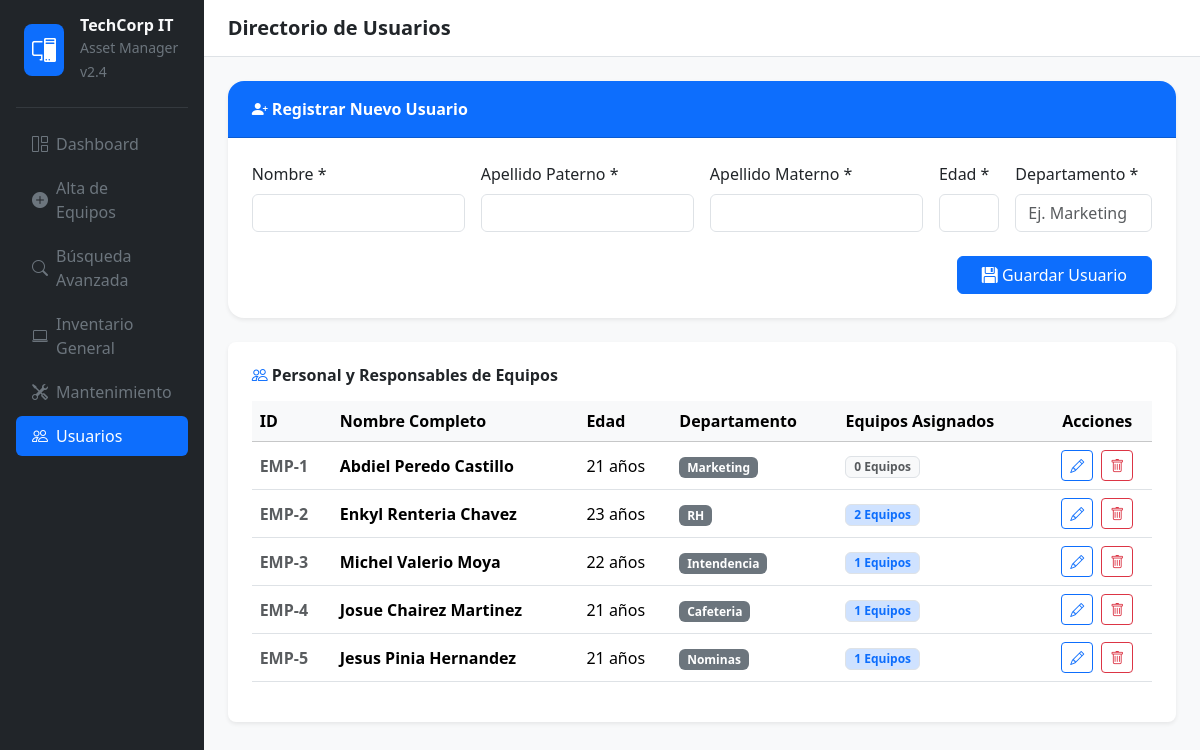
Before: /usuarios with the older database file.
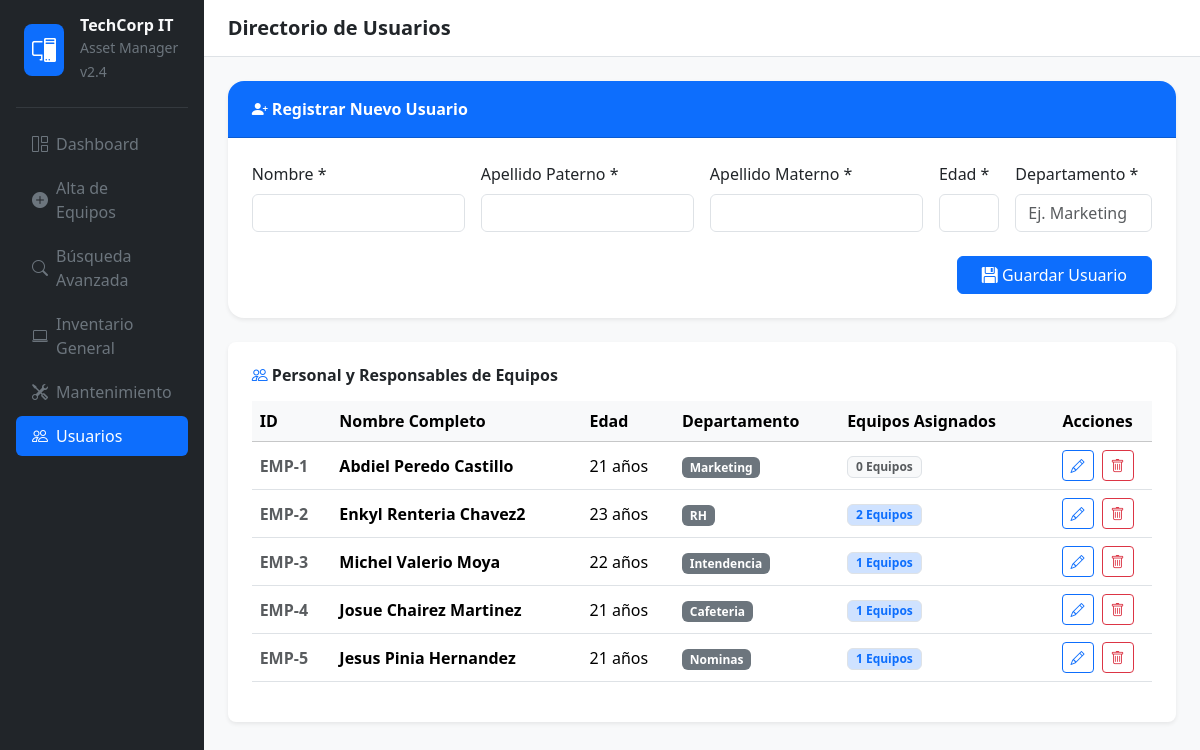
After: the same page with the newer database file.
### tables this page shows
CREATE TABLE "Usuario" (
	"id_usuario"	INTEGER NOT NULL,
	"nombre"	TEXT NOT NULL,
	"apellido_paterno"	TEXT NOT NULL,
	"apellido_materno"	TEXT NOT NULL,
	"edad"	INTEGER NOT NULL,
	"departamento"	TEXT NOT NULL,
	PRIMARY KEY("id_usuario")
);

### app.py (the view)
@app.route('/usuarios')
@app.route('/usuarios/editar/<int:id_usuario>')
def usuarios(id_usuario=None):
    conn = get_db_connection()
    lista_usuarios = conn.execute('''
        SELECT u.*, COUNT(s.id_stock) as total_equipos
        FROM Usuario u
        LEFT JOIN Stock s ON u.id_usuario = s.id_usuario
        GROUP BY u.id_usuario
    ''').fetchall()
    usuario_edit = None
    if id_usuario:
        usuario_edit = conn.execute('SELECT * FROM Usuario WHERE id_usuario = ?', (id_usuario,)).fetchone()
    conn.close()
    return render_template('usuarios.html', usuarios=lista_usuarios, usuario_edit=usuario_edit, active_page='usuarios')

### app.py (called while the page is built)
def get_db_connection():
    conn = sqlite3.connect(DB_PATH)
    conn.row_factory = sqlite3.Row
    return conn

### templates/usuarios.html (shortened to what the changed rows need)
{% extends 'base.html' %}
{% block content %}
<div class="card border-0 shadow-sm rounded-3 p-4">
  <div class="table-responsive">
    <table class="table table-hover align-middle">
      <thead class="table-light">
        <tr>
          <th>ID</th>
          <th>Nombre Completo</th>
          <th>Edad</th>
          <th>Departamento</th>
          <th>Equipos Asignados</th>
          <th class="text-center">Acciones</th>
        </tr>
      </thead>
      <tbody>
        {% for usuario in usuarios %}
        <tr>
          <td class="fw-bold text-muted">EMP-{{ usuario.id_usuario }}</td>
          <td class="fw-bold">{{ usuario.nombre }} {{ usuario.apellido_paterno }} {{ usuario.apellido_materno }}</td>
          <td>{{ usuario.edad }} años</td>
          <td><span class="badge bg-secondary">{{ usuario.departamento }}</span></td>
          <td>
            <span class="badge {% if usuario.total_equipos > 0 %}bg-primary-subtle text-primary{% else %}bg-light text-muted{% endif %} border">
              {{ usuario.total_equipos }} Equipos
            </span>
          </td>
          <td class="text-center">
            {% if usuario.id_usuario == 0 %}
              <span class="badge bg-dark text-white-50"><i class="bi bi-lock-fill"></i> Cuenta del Sistema</span>
            {% else %}
              <div class="d-flex gap-2 justify-content-center">
                <a href="/usuarios/editar/{{ usuario.id_usuario }}" class="btn btn-sm btn-outline-primary" title="Editar">
                  <i class="bi bi-pencil"></i>
                </a>
                <form action="/eliminar_usuario/{{ usuario.id_usuario }}" method="POST" onsubmit="return confirm('¿Eliminar al usuario {{ usuario.nombre }}? \n\nNota: Si tiene equipos asignados, se recomienda reasignarlos a otra persona primero.');">
                  <button type="submit" class="btn btn-sm btn-outline-danger" title="Eliminar">
                    <i class="bi bi-trash"></i>
                  </button>
                </form>
              </div>
            {% endif %}
          </td>
        </tr>
        {% else %}
        <tr>
          <td colspan="6" class="text-center text-muted py-4">No hay usuarios registrados.</td>
        </tr>
        {% endfor %}
      </tbody>
    </table>
  </div>
</div>
{% endblock %}

Changed rows visible on the page:
changed Usuario "Enkyl": apellido_materno "Chavez" → "Chavez2"
